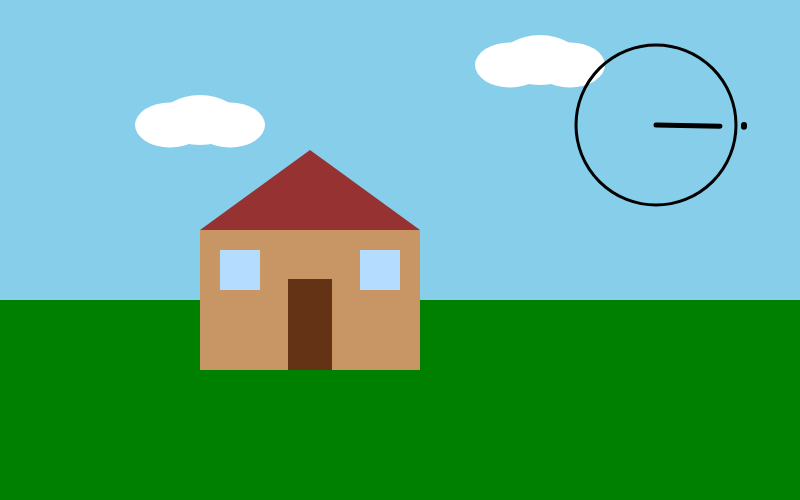
Frame 1 (no input)
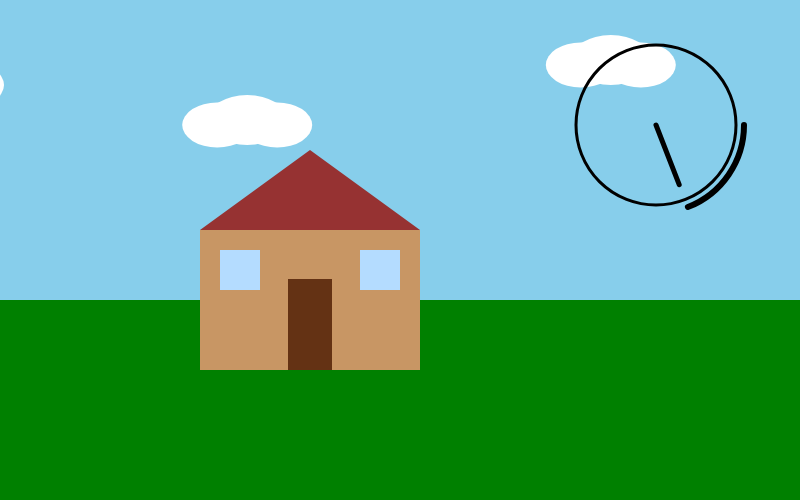
Frame 60 (no input)
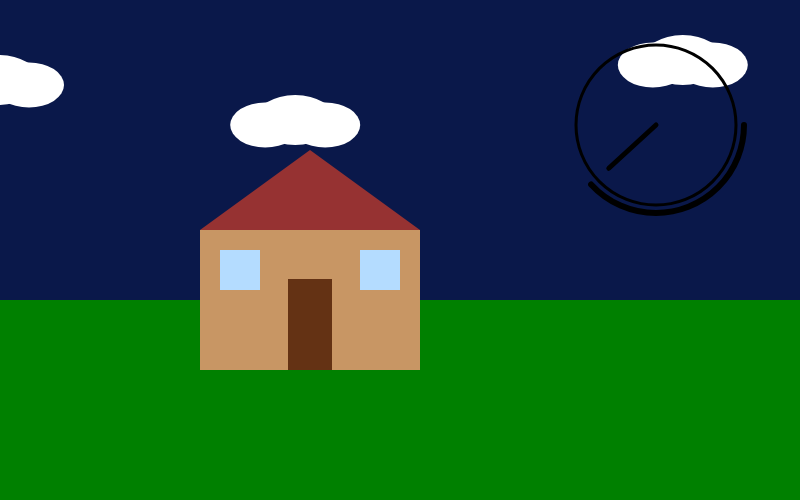
Frame 120 (the mouse pressed at the canvas centre since frame 60)

The p5.js sketch that drew these frames (run headless with seeded random() and noise() and a simulated clock; from frame 60 on, the mouse is pressed at the canvas centre):

// p5.js sketch
// ── sketch.js
let clouds = [];       
let skyDay = [135,206,235];
let skyNight = [10,24,74];
let isNight = false;

function setup() {
  createCanvas(800, 500);         

 
  clouds.push({x: -120, y: 80, v: 1.0});
  clouds.push({x: 200, y: 120, v: 0.8});
  clouds.push({x: 540, y: 60, v: 1.2});

 
  noStroke();
}

function draw() {
  background(220);

  if (!isNight) {
    fill(skyDay[0], skyDay[1], skyDay[2]);
  } else {
    fill(skyNight[0], skyNight[1], skyNight[2]);
  }
  rect(0, 0, width, height * 0.6);        // cielo (arriba)

  fill(0, 128, 0);
  rect(0, height * 0.6, width, height * 0.4);

  drawNubes();

  drawCasita();

  drawReloj();
}


function drawNubes() {
  fill(255);
  for (let i = 0; i < clouds.length; i++) {
    let c = clouds[i];
    ellipse(c.x, c.y, 80, 50);
    ellipse(c.x + 30, c.y + 5, 70, 45);
    ellipse(c.x - 30, c.y + 5, 70, 45);

    c.x += c.v;

    if (c.x > width + 100) c.x = -150;
  }
}

function drawCasita() {
  let baseW = 220;
  let baseH = 140;
  let baseX = width * 0.25;
  let baseY = height * 0.6 - baseH / 2;

  fill(200, 150, 100);
  rect(baseX, baseY, baseW, baseH);

  fill(150, 50, 50);
  triangle(baseX, baseY, baseX + baseW / 2, baseY - 80, baseX + baseW, baseY);

  fill(100, 50, 20);
  rect(baseX + baseW * 0.4, baseY + baseH * 0.35, baseW * 0.2, baseH * 0.65);

  fill(180, 220, 255);
  rect(baseX + 20, baseY + 20, 40, 40);
  rect(baseX + baseW - 60, baseY + 20, 40, 40);
}

function drawReloj() {
  push();
  let cx = width * 0.82;
  let cy = height * 0.25;
  let r = 80;

  noFill();
  stroke(0);
  strokeWeight(3);
  circle(cx, cy, r * 2);

  let ang = frameCount * 0.02;

  let x2 = cx + (r * 0.8) * cos(ang);
  let y2 = cy + (r * 0.8) * sin(ang);

  strokeWeight(5);
  line(cx, cy, x2, y2);

  strokeWeight(6);
  arc(cx, cy, r * 2.2, r * 2.2, 0, ang);

  pop();
}

function mousePressed() {
  isNight = !isNight;
}
